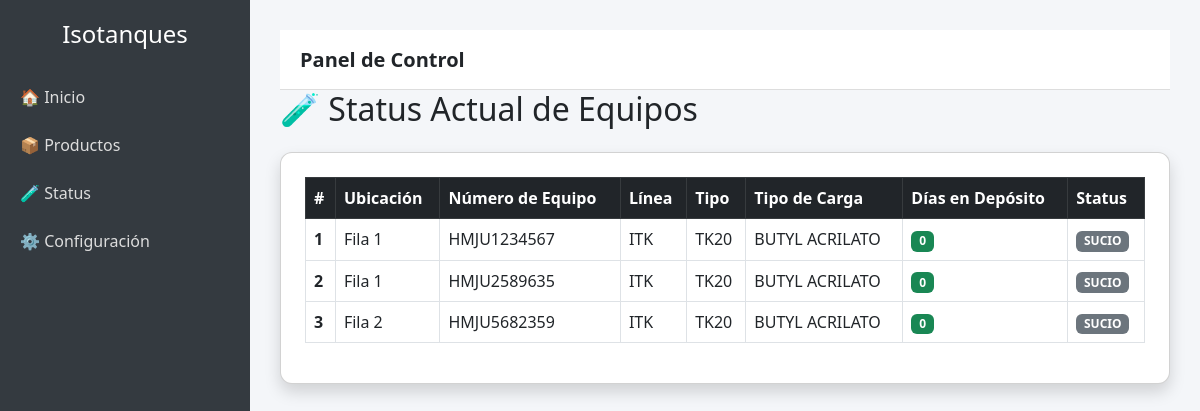
The app's page /status/ with its own data.
### blog/models.py (models this page shows, shortened)
class Equipo_Status(models.Model):
    ROW_CHOICES = [
        (1, "Fila 1"),
        (2, "Fila 2"),
        (3, "Fila 3"),
        (4, "En Ruma"),
    ]
    locate = models.IntegerField(choices=ROW_CHOICES, default=4)
    nro_team = models.CharField(max_length=11,unique=True)
    type = models.CharField(max_length=4)
    line = models.CharField(max_length=4)
    type_load = models.CharField(max_length=20)
    deposit_days = models.IntegerField(default=0)
    status = models.CharField(max_length=30)
    class Meta:
        verbose_name_plural = "Team Status"

### blog/views.py (the view)
# urls.py: path('status/',views.status_view,name='status'),
def status_view(request):
    status = Equipo_Status.objects.all().order_by('locate')
    context = {'equipo_list':status}
    return render(request,'blog/status.html',context)

### blog/templates/blog/status.html (shortened to what this page needs)
{% extends 'base.html' %}
{%block content%}
<h2 class="mb-4">🧪 Status Actual de Equipos</h2>
<div class="card shadow p-4">
    <table class="table table-hover table-bordered">
        <thead class="table-dark">
            <tr>
                <th>#</th>
                <th>Ubicación</th>
                <th>Número de Equipo</th>
                <th>Línea</th>
                <th>Tipo</th>
                <th>Tipo de Carga</th>
                <th>Días en Depósito</th>
                <th>Status</th>
            </tr>
        </thead>
        <tbody>
            {% for equipo in equipo_list %}
            <tr>
                <td>
                    <strong>{{ forloop.counter }}</strong>
                </td>
                <td>{{ equipo.get_locate_display }}</td>
                <td>{{ equipo.nro_team }}</td>
                <td>{{ equipo.line }}</td>
                <td>{{ equipo.type }}</td>
                <td>{{ equipo.type_load }}</td>
                <td>
                    {% if equipo.deposit_days > 7 %}
                        <span class="badge bg-danger text-white">{{ equipo.deposit_days }}</span>
                    {% elif equipo.deposit_days > 3 %}
                        <span class="badge bg-warning text-dark">{{ equipo.deposit_days }}</span>
                    {% else %}
                        <span class="badge bg-success">{{ equipo.deposit_days }}</span>
                    {% endif %}
                </td>
                <td>
                    {% if "Avance" in equipo.status %}
                        <span class="badge bg-info text-dark">{{ equipo.status }}</span>
                    {% elif "Enjuagar" in equipo.status or "lavado" in equipo.status %}
                        <span class="badge bg-primary">{{ equipo.status }}</span>
                    {% else %}
                        <span class="badge bg-secondary">{{ equipo.status }}</span>
                    {% endif %}
                </td>
            </tr>
            {% endfor %}
        </tbody>
    </table>
</div>
{%endblock%}

### blog/templates/base.html (shortened to what this page needs)
<!DOCTYPE html>
<html lang="es">
<head>
    <link href="https://cdn.jsdelivr.net/npm/bootstrap@5.3.0/dist/css/bootstrap.min.css" rel="stylesheet">
</head>
<body>
    <div class="sidebar">
        <h4 class="text-center mb-4">Isotanques</h4>
        <a href="/">🏠 Inicio</a>
        <a href="{%url 'product'%}">📦 Productos</a>
        <a href="{% url 'status' %}">🧪 Status</a>
        <a href="#">⚙ Configuración</a>
    </div>
    <div class="content">
        <div class="topbar">
            Panel de Control
        </div>
        {% block content %}
        {% endblock %}
    </div>
</body>
</html>

### blog/templates/base.html (style rules this page uses)
body { background-color: #f4f6f9; }
.sidebar { width: 250px; height: 100vh; position: fixed; left: 0; top: 0; background: #343a40; color: #fff; padding-top: 20px; }
.sidebar a { color: #ddd; text-decoration: none; display: block; padding: 12px 20px; font-size: 16px; }
.content { margin-left: 250px; padding: 30px; }
.topbar { background: white; height: 60px; border-bottom: 1px solid #ddd; padding: 10px 20px; display: flex; align-items: center; font-size: 20px; font-weight: bold; }
.card { border-radius: 12px; }

### records on screen
Equipo_Status: locate "Fila 1", nro_team "HMJU1234567", line "ITK", type "TK20", type_load "BUTYL ACRILATO", deposit_days "0", status "SUCIO"
Equipo_Status: locate "Fila 1", nro_team "HMJU2589635", line "ITK", type "TK20", type_load "BUTYL ACRILATO", deposit_days "0", status "SUCIO"
Equipo_Status: locate "Fila 2", nro_team "HMJU5682359", line "ITK", type "TK20", type_load "BUTYL ACRILATO", deposit_days "0", status "SUCIO"
